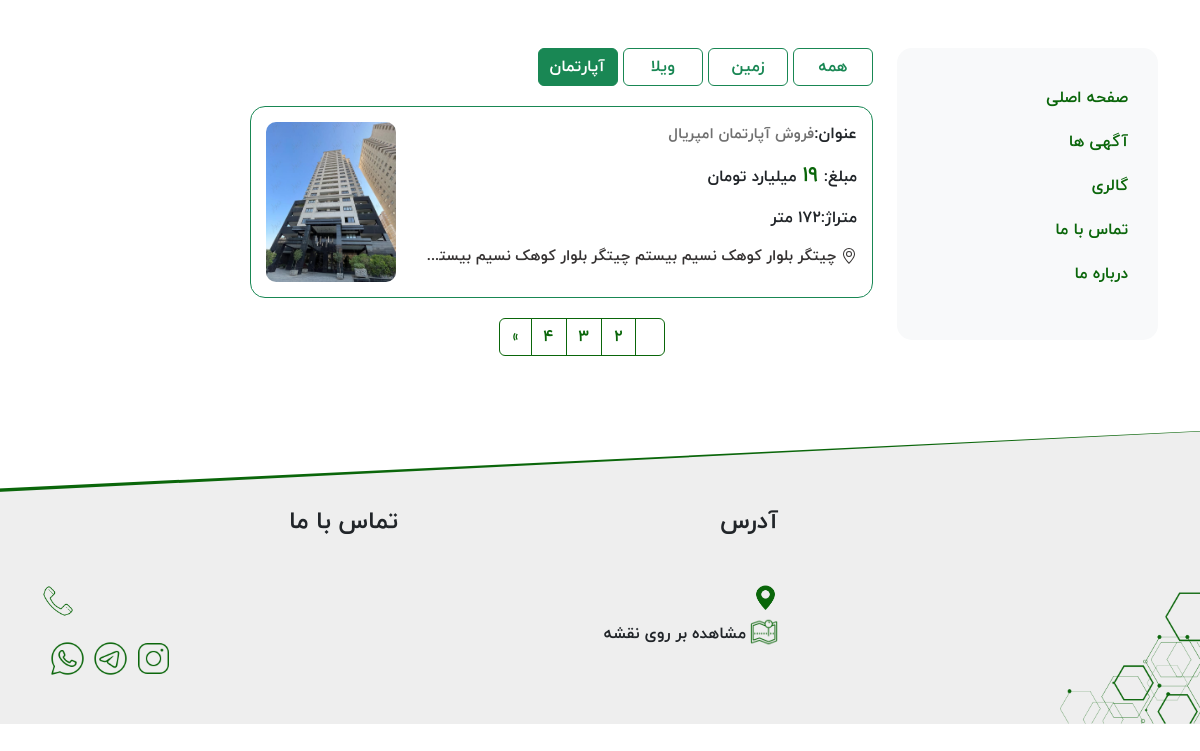
The app's page /Ads/Apartment with its own data.
### Ads/models.py (models this page shows, shortened)
class Apartment(models.Model):
    fa_db_name = models.CharField(max_length=20, editable=False, default='آپارتمان', verbose_name='نام جدول (فارسی)')
    en_db_name = models.CharField(max_length=20, editable=False, default='Apartment', verbose_name='نام جدول (انگلیسی)')
    title = models.CharField(max_length=200, verbose_name='عنوان')
    category = models.ForeignKey(Category, on_delete=models.CASCADE, blank=True, null=True, verbose_name='دسته بندی')
    NumberOfRooms = models.IntegerField(blank=True, null=True, verbose_name='تعداد اتاق خواب')
    floor = models.IntegerField(blank=True, null=True, verbose_name='طبقه')
    size = models.IntegerField(blank=True, null=True, verbose_name='متراژ')
    have_Warehouse = models.BooleanField(blank=True, null=True, verbose_name='آیا انباری دارد ؟')
    have_parking = models.BooleanField(blank=True, null=True, verbose_name='آیا پارکینگ دارد ؟')
    have_balcony = models.BooleanField(blank=True, null=True, verbose_name='آیا بالکن دارد ؟')
    PricePerMeter = models.BigIntegerField(blank=True, null=True,
                                           verbose_name='قیمت هر متر')
    totalPrice = models.BigIntegerField(blank=True, null=True,
                                        verbose_name='قیمت کل')
    address = models.TextField(blank=True, null=True, verbose_name='آدرس')
    description = models.TextField(blank=True, null=True, verbose_name='توضیحات')
    location = models.CharField(max_length=200, blank=True, null=True, verbose_name='آدرس در نقشه')
    dateTimeCreated = models.DateTimeField(auto_now_add=True, blank=True, null=True, editable=False,
                                           verbose_name='تاریخ و زمان ایجاد آگهی')
    priority = models.IntegerField(
        default=5,
        validators=[MinValueValidator(0), MaxValueValidator(10)],
        blank=True, null=True,
        verbose_name='اولویت',
    )
    pic1 = models.ImageField(upload_to='apartments', blank=True, null=True, verbose_name='عکس ۱')
    pic2 = models.ImageField(upload_to='apartments', blank=True, null=True, verbose_name='عکس ۲')
    pic3 = models.ImageField(upload_to='apartments', blank=True, null=True, verbose_name='عکس ۳')
    pic4 = models.ImageField(upload_to='apartments', blank=True, null=True, verbose_name='عکس ۴')
    pic5 = models.ImageField(upload_to='apartments', blank=True, null=True, verbose_name='عکس ۵')
    pic6 = models.ImageField(upload_to='apartments', blank=True, null=True, verbose_name='عکس ۶')
    class Meta:
        db_table = 'Apartment'
        verbose_name = 'آگهی آپارتمان'
        verbose_name_plural = 'آگهی آپارتمان ها'

### Ads/views.py (the view)
# urls.py: path('Apartment', views.ShowApartmentAds.as_view(), name='showApartmentAds'),
class ShowApartmentAds(ListView):
    model = Apartment
    queryset = Apartment.objects.all().order_by('id')
    template_name = 'Ads/ApartmentAds.html'
    context_object_name = 'apartments'
    paginate_by = 1

### Ads/templates/Ads/ApartmentAds.html (shortened to what this page needs)
{% extends 'base/layout.html' %}
{% block main %}
    <div class="col-md-9 col-12 agahiha">
        <div class="buttons">
            <a href="{% url 'AllAds' %}" class="btn btn-outline-success">همه</a>
            <a href="{% url 'showLandAds' %}" class="btn btn-outline-success">زمین</a>
            <a href="{% url 'showVillaAds' %}" class="btn btn-outline-success">ویلا</a>
            <a href="{% url 'showApartmentAds' %}" class="btn btn-success">آپارتمان</a>
        </div>
        {% for apartment in apartments %}
            <div class="box-agahi">
                <div class="row row-agahi">
                    <div class="col-lg-9 col-8 text">
                        <div class="information">
                            <p>عنوان:<span>{{ apartment.title }}</span></p>
                            <p>مبلغ:<span class="mablagh">{{ apartment.totalPrice }}</span>میلیارد تومان</p>
                            <p>متراژ:{{ apartment.size }} متر</p>
                            <p class="address">
                                {{ apartment.address }}
                            </p>
                        </div>
                    </div>
                    <div class="col-lg-3 col-4 d-flex photo-box">
                        <div class="photo-agahi">
                            <img
                                    src="{{ apartment.pic1.url }}"
                                    alt="{{ apartment.title }}"
                            />
                        </div>
                    </div>
                </div>
            </div>
        {% endfor %}
        <nav aria-label="Page navigation example">
            <ul class="pagination page-number">
                {% for pageNumber in paginator.page_range %}
                    <li class="page-item">
                        <a class="page-link {% if page_obj.number == pageNumber %}page_active{% endif %}" href="?page={{ pageNumber }}" {% if page_obj.number == pageNumber %}style="color: white" {% endif %}>{{ pageNumber }}</a>
                    </li>
                {% endfor %}
                {% if page_obj.has_next %}
                    <li class="page-item">
                        <a class="page-link" href="?page={{ page_obj.next_page_number }}" aria-label="Next">
                            <span aria-hidden="true">&raquo;</span>
                        </a>
                    </li>
                {% endif %}
            </ul>
        </nav>
    </div>
{% endblock %}
{% block location %}
    {{ FooterData.location }}
{% endblock %}
{% block instagram %}
    {{ FooterData.instagram }}
{% endblock %}
{% block telegram %}
    {{ FooterData.telegram }}
{% endblock %}
{% block whatsapp %}
    {{ FooterData.whatsapp }}
{% endblock %}

### static/css/base/style.css (style rules this page uses)
body,h1, h2, h3, h4, h5, h6, .h1, .h2, .h3, .h4, .h5, .h6, span, .popover, p, input { font-family: yekan, roboto, serif !important; letter-spacing: 0 !important; font-weight: 500; direction: rtl; }
.btn { width: 80px; }
.box-agahi { width: 75%; border: 1px solid #198754; margin-top: 20px; padding: 15px; border-radius: 15px; transition: all 0.3s; }
.photo-agahi { width: 180px; height: 160px; }
.photo-agahi img { width: 100%; height: 100%; object-fit: cover; border-radius: 10px; }
.photo-box { align-items: center; justify-content: center; }
.information p:nth-of-type(4) { overflow: hidden; white-space: nowrap; text-overflow: ellipsis; }
.information p span { font-size: 15px; color: rgb(112, 112, 112); font-weight: 300; line-height: 1.35; }
.mablagh { color: #0a660a !important; font-size: 21px !important; margin-left: 6px; margin-right: 6px; }
.address { font-size: 15px; color: rgb(53, 50, 50); }
.address svg { vertical-align: -3.3 }
.page-number { width: 70%; justify-content: center; margin-top: 20px; }
.page-number a { color: #0a660a; border: 0.5px solid #0a660a; }
.address { margin-bottom: 0; }

### records on screen
Apartment: title "فروش آپارتمان امپریال", totalPrice "19", size "172", address "چیتگر بلوار کوهک نسیم بیستم چیتگر بلوار کوهک نسیم بیستم…", pic1 (picture)

### other values on screen
{{ pageNumber }} "2" "3" "4"
